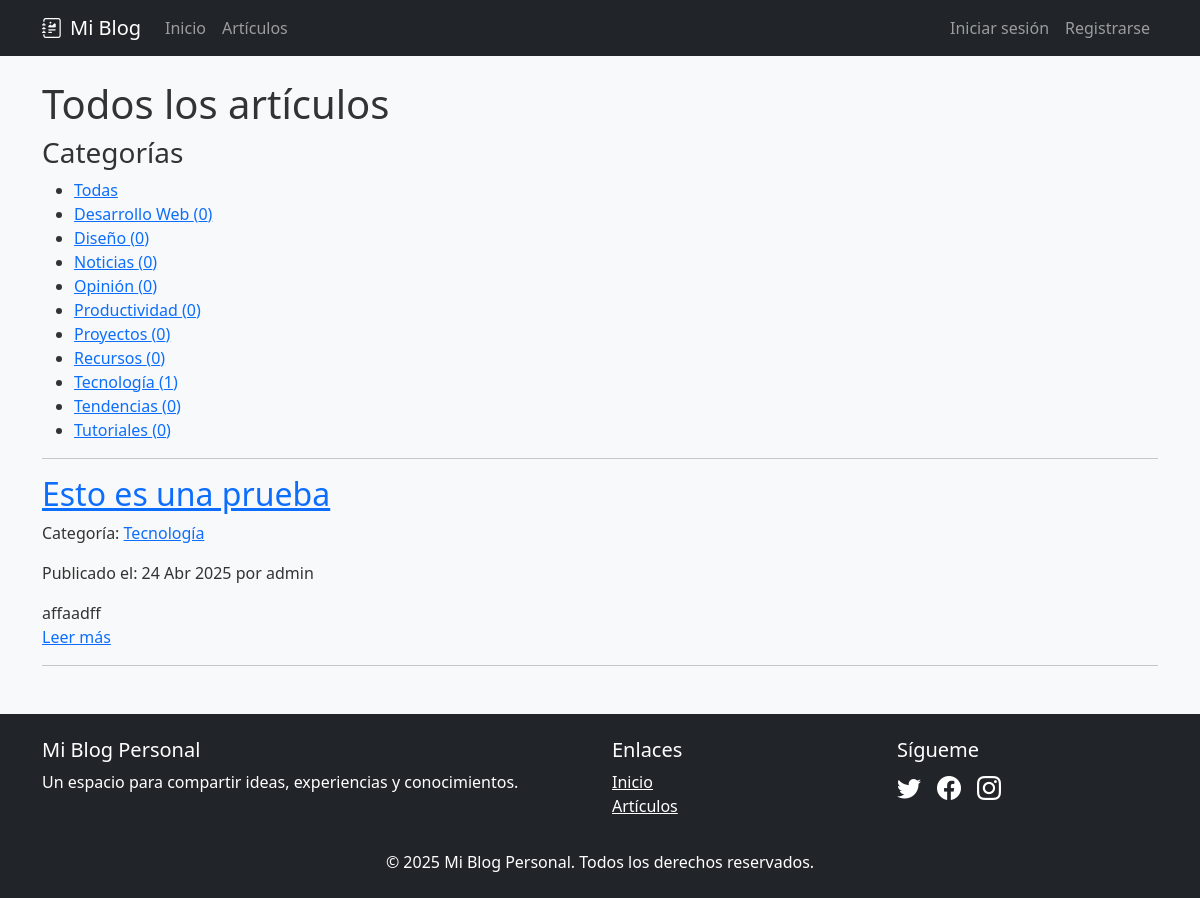
The app's page /posts/, older data.
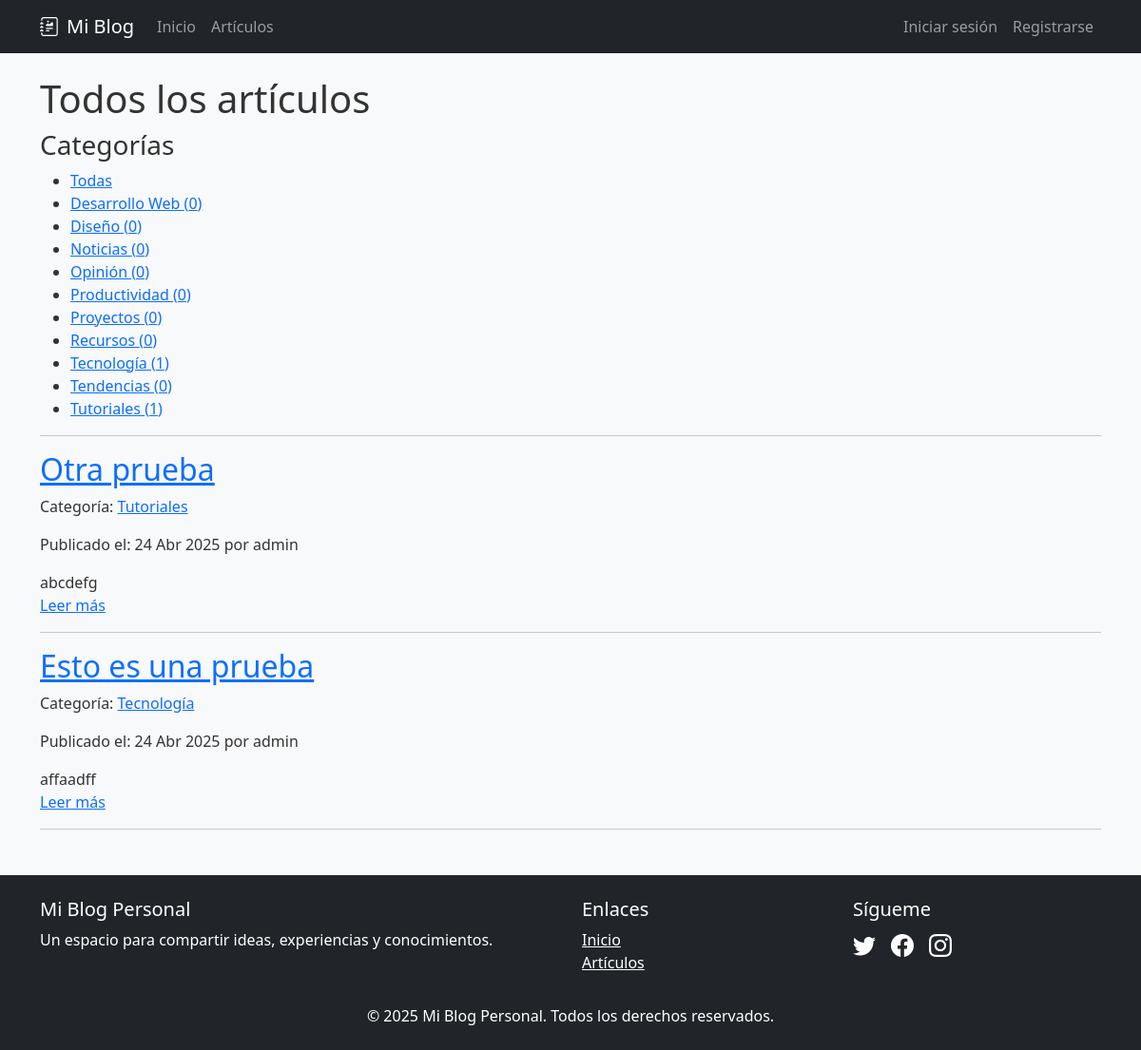
The same page, newer data.
### app1/models.py (models this page shows, shortened)
class Categoria(models.Model):
    nombre = models.CharField(max_length=100)
    slug = models.SlugField(unique=True, max_length=100)
    descripcion = models.TextField(blank=True)
    class Meta:
        verbose_name_plural = "Categorías"

class Post(models.Model):
    titulo = models.CharField(max_length=200)
    slug = models.SlugField(unique=True, max_length=200)
    contenido = RichTextField()
    extracto = models.TextField(max_length=300, blank=True)
    fecha_publicacion = models.DateTimeField(auto_now_add=True)
    ultima_modificacion = models.DateTimeField(auto_now=True)
    categoria = models.ForeignKey(Categoria, on_delete=models.CASCADE, related_name='posts')
    autor = models.ForeignKey(User, on_delete=models.CASCADE, related_name='posts')
    imagen_destacada = models.ImageField(upload_to='posts/', blank=True, null=True)
    publicado = models.BooleanField(default=True)
    destacado = models.BooleanField(default=False)
    def get_absolute_url(self):
        return reverse('app1:detalle_post', kwargs={'slug': self.slug})
    class Meta:
        ordering = ['-fecha_publicacion']
        verbose_name_plural = "Posts"

### app1/views.py (the view)
# urls.py: path('posts/', views.lista_posts, name='lista_posts'),
def lista_posts(request):
    categoria_slug = request.GET.get('categoria')
    if categoria_slug:
        categoria = get_object_or_404(Categoria, slug=categoria_slug)
        posts_list = Post.objects.filter(categoria=categoria, publicado=True)
        titulo_pagina = f"Artículos en: {categoria.nombre}"
    else:
        posts_list = Post.objects.filter(publicado=True)
        titulo_pagina = "Todos los artículos"
    paginator = Paginator(posts_list, 9)  # 9 posts por página
    page = request.GET.get('page')
    posts = paginator.get_page(page)
    categorias = Categoria.objects.annotate(num_posts=Count('posts')).order_by('nombre')
    context = {
        'posts': posts,
        'categorias': categorias,
        'titulo_pagina': titulo_pagina,
        'categoria_actual': categoria_slug,
    }
    return render(request, 'app1/lista_posts.html', context)

### app1/templates/app1/lista_posts.html (shortened to what this page needs)
{% extends 'app1/base.html' %}
{% load static %}
{% block content %}
<h1>{{ titulo_pagina }}</h1>
<div>
    <h3>Categorías</h3>
    <ul>
        <li><a href="{% url 'app1:lista_posts' %}">Todas</a></li>
        {% for cat in categorias %}
            <li>
                <a href="{% url 'app1:lista_posts' %}?categoria={{ cat.slug }}" {% if cat.slug == categoria_actual %}style="font-weight: bold;"{% endif %}>
                    {{ cat.nombre }} ({{ cat.num_posts }})
                </a>
            </li>
        {% endfor %}
    </ul>
</div>
<hr>
<div>
    {% if posts %}
        {% for post in posts %}
            <article>
                <h2><a href="{{ post.get_absolute_url }}">{{ post.titulo }}</a></h2>
                <p>Categoría: <a href="{% url 'app1:posts_por_categoria' post.categoria.slug %}">{{ post.categoria.nombre }}</a></p>
                <p>Publicado el: {{ post.fecha_publicacion|date:"d M Y" }} por {{ post.autor.username }}</p>
                <div>
                    {{ post.contenido|truncatewords_html:50|safe }}
                </div>
                <a href="{{ post.get_absolute_url }}">Leer más</a>
            </article>
            <hr>
        {% endfor %}
    {% else %}
        <p>No hay artículos disponibles en esta categoría.</p>
    {% endif %}
</div>
{% endblock %}

Row changes from the older to the newer data that the page shows:
computed for Categoria "Tutoriales": num_posts "0" → "1"
added Post: titulo "Otra prueba", categoria.nombre "Tutoriales", fecha_publicacion "24 Abr 2025", autor.username "admin", contenido "abcdefg"
